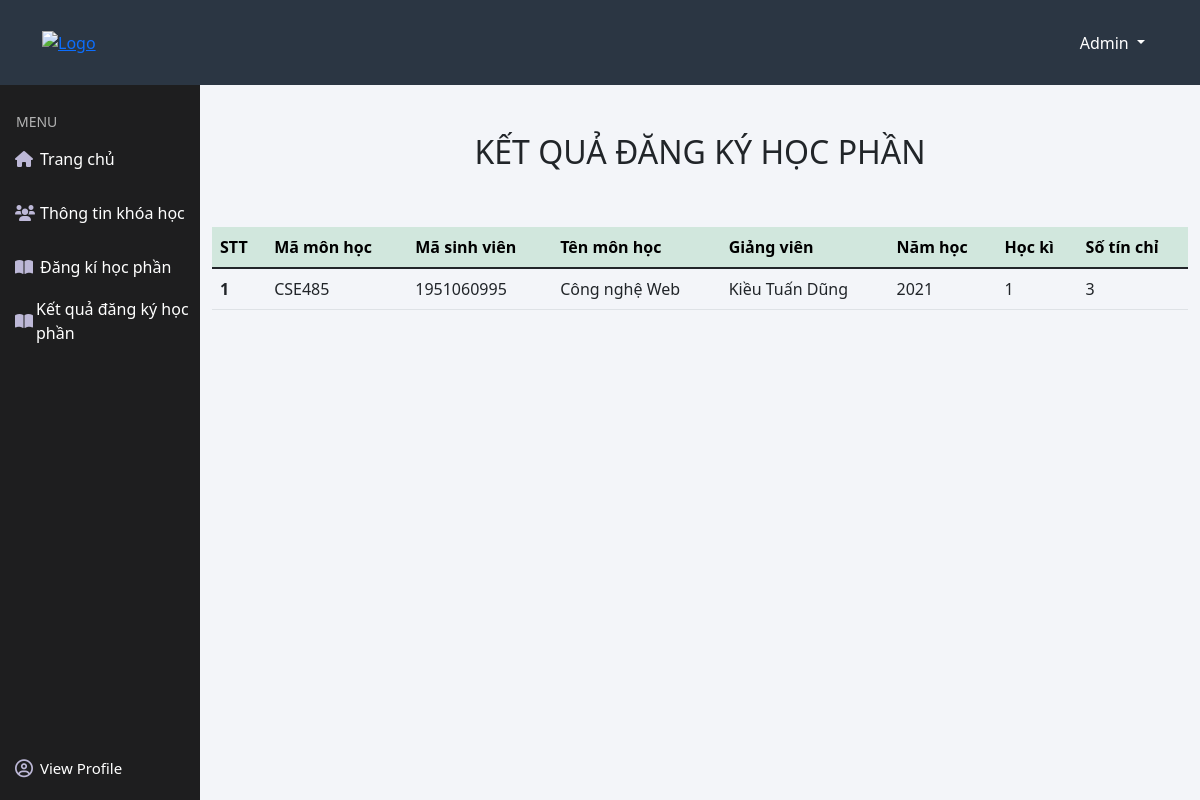
Screenshot of /view/student/student_registration_results.php with the database file from the repository.
### tables this page shows
CREATE TABLE `list_register` (
  `teacher_id` int(10) UNSIGNED NOT NULL,
  `std_id` varchar(10) NOT NULL,
  `subject_id` varchar(50) NOT NULL
);

CREATE TABLE `curriculum` (
  `office_id` int(10) UNSIGNED NOT NULL,
  `subject_id` varchar(50) NOT NULL,
  `school_year` int(11) NOT NULL,
  `semester` int(11) NOT NULL,
  `credits` int(11) NOT NULL
);

CREATE TABLE `student` (
  `std_id` varchar(10) NOT NULL,
  `std_name` varchar(50) NOT NULL,
  `std_gender` tinyint(1) NOT NULL,
  `std_birthday` date NOT NULL,
  `std_phone` varchar(10) NOT NULL,
  `std_email` varchar(50) NOT NULL,
  `std_address` varchar(100) NOT NULL,
  `std_pass` varchar(100) NOT NULL,
  `class_id` int(10) UNSIGNED NOT NULL
);

CREATE TABLE `subject` (
  `subject_id` varchar(50) NOT NULL,
  `subject_name` varchar(100) NOT NULL,
  `office_id` int(10) UNSIGNED NOT NULL
);

CREATE TABLE `teacher` (
  `teacher_id` int(10) UNSIGNED NOT NULL,
  `teacher_name` varchar(100) NOT NULL,
  `teacher_gender` tinyint(1) NOT NULL,
  `teacher_birthday` date NOT NULL,
  `teacher_address` varchar(100) NOT NULL,
  `teacher_phone` varchar(100) NOT NULL,
  `teacher_email` varchar(50) NOT NULL,
  `teacher_pass` varchar(100) NOT NULL DEFAULT 'abc',
  `office_id` int(10) UNSIGNED NOT NULL,
  `subject_id` varchar(50) NOT NULL
);

### view/student/student_registration_results.php (the view)
<?php
include '../../partials-front/header.php';
include '../../partials-front/header_nav.php';
include '../../partials-front/student_menu.php';
?>
<div class="col-10 float-end">
    <div class="container">
        <div class="row">
            <h2 class="mt-5" style="text-align: center">KẾT QUẢ ĐĂNG KÝ HỌC
                PHẦN</h2>
            <div class="col-md-12">
                <table class="mt-5 table">
                    <thead>
                        <tr class="table-success">
                            <th scope="col">STT</th>
                            <th scope="col">Mã môn học</th>
                            <th scope="col">Mã sinh viên</th>
                            <th scope="col">Tên môn học</th>
                            <th scope="col">Giảng viên</th>
                            <th scope="col">Năm học</th>
                            <th scope="col">Học kì</th>
                            <th scope="col">Số tín chỉ</th>
                        </tr>
                    </thead>
                    <tbody>
                        <?php
                              include '../../config/config.php';
                              $sql = "SELECT * FROM list_register a INNER JOIN subject o on a.subject_id = o.subject_id  INNER JOIN teacher e on a.teacher_id = e.teacher_id INNER JOIN curriculum c on o.subject_id = c.subject_id INNER JOIN student b on a.std_id = b.std_id";
                              $result = mysqli_query($con,$sql);
                                  $i = 1;
                                  while($row = mysqli_fetch_array($result)){
                                      echo '<tr>',
                                      '<th>'.$i++.'</th>',
                                      '<td>'.$row['subject_id'].'</td>',
                                      '<td>'.$row['std_id'].'</td>',
                                      '<td>'.$row['subject_name'].'</td>',
                                      '<td>'.$row['teacher_name'].'</td>',
                                      '<td>'.$row['school_year'].'</td>',
                                      '<td>'.$row['semester'].'</td>',
                                      '<td>'.$row['credits'].'</td>',
                                  '</tr>';
                                  }
                        ?>
                    </tbody>
                </table>
            </div>
        </div>
    </div>
</div>

### asset/css/style.css (style rules this page uses)
* { margin: 0; padding: 0; box-sizing: border-box; list-style: none; text-decoration: none; }
body { background: #f3f5f9; }

### rows the page displays
list_register: curriculum.subject_id "CSE485", std.std_id "1951060995", subject.subject_name "Công nghệ Web", teacher_id.teacher_name "Kiều Tuấn Dũng", curriculum.school_year "2021", curriculum.semester "1", curriculum.credits "3"
